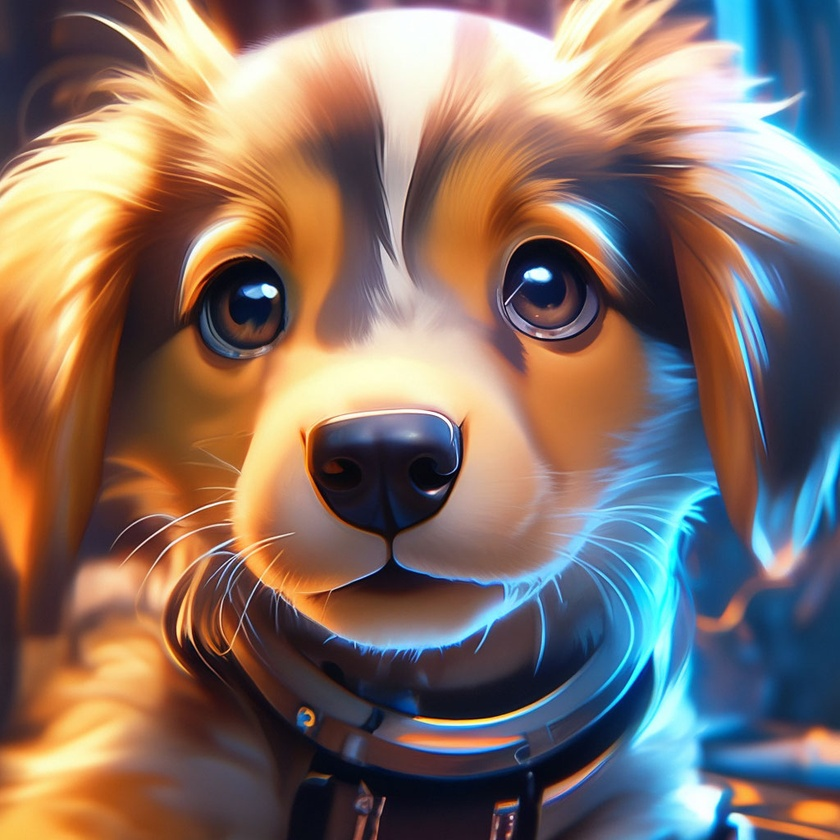
#> input picture data/raw/dog.jpeg, 840 x 840 px, shrunk from 1024 x 1024 before the run, found by its file name
$ python imgDev.py
#> lines starting #> are read from the running program, lines starting #| are printed output that depends on the picture
# %% Library setup
import matplotlib.pyplot as plt
from matplotlib.image import imread
import numpy as np
import os
import pywt

# %% Import image
A = imread(os.path.join("..", "demo-project", "data", "raw", "dog.jpeg"))
#> A is the input picture: shape (840, 840, 3); mean R, G, B 133.4, 113.7, 104
X = np.mean(A, -1)  # convert RGB to grayscale
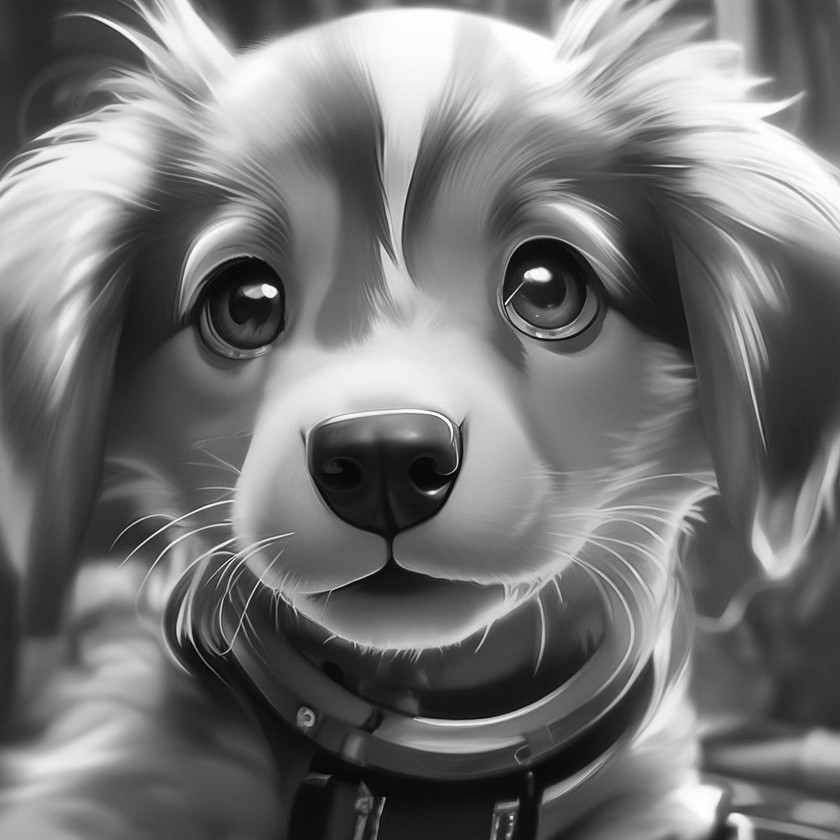
#> X: shape (840, 840) float64; min 2.33, max 255, mean 117
img = plt.imshow(X)

# %% SVD
""" U, S, VT = np.linalg.svd(X, full_matrices=False)  # Economy SVD
S = np.diag(S) """

# %% Approximate matrix with truncated SVD for various ranks r
""" for r in (5, 20, 100):
    Xapprox = U[:, :r] @ S[0:r, :r] @ VT[:r, :]
    img = plt.imshow(Xapprox)
    plt.show() """

# %% Plot singular values and cumulative sum
""" f1 = plt.figure()
ax1 = f1.add_subplot(211)
ax2 = f1.add_subplot(212)
ax1.semilogy(np.diag(S), color="green")
ax1.set_ylabel(r"Singular Value $\rightarrow$", color="green")
ax1.grid(True)
ax2.plot(np.cumsum(np.diag(S)) / np.sum(np.diag(S)), color="red")
ax2.set_ylabel(r"Cumulative sum $\rightarrow$", color="red")
ax2.set_xlabel(r"Singular values, r $\rightarrow$", color="black")
ax2.grid(True)
plt.show() """

# %% Wavelet decomposition for image compression
n = 4
w = "db1"
coeffs = pywt.wavedec2(X, wavelet=w, level=n)
#> coeffs = 5 items

coeff_arr, coeff_slices = pywt.coeffs_to_array(coeffs)
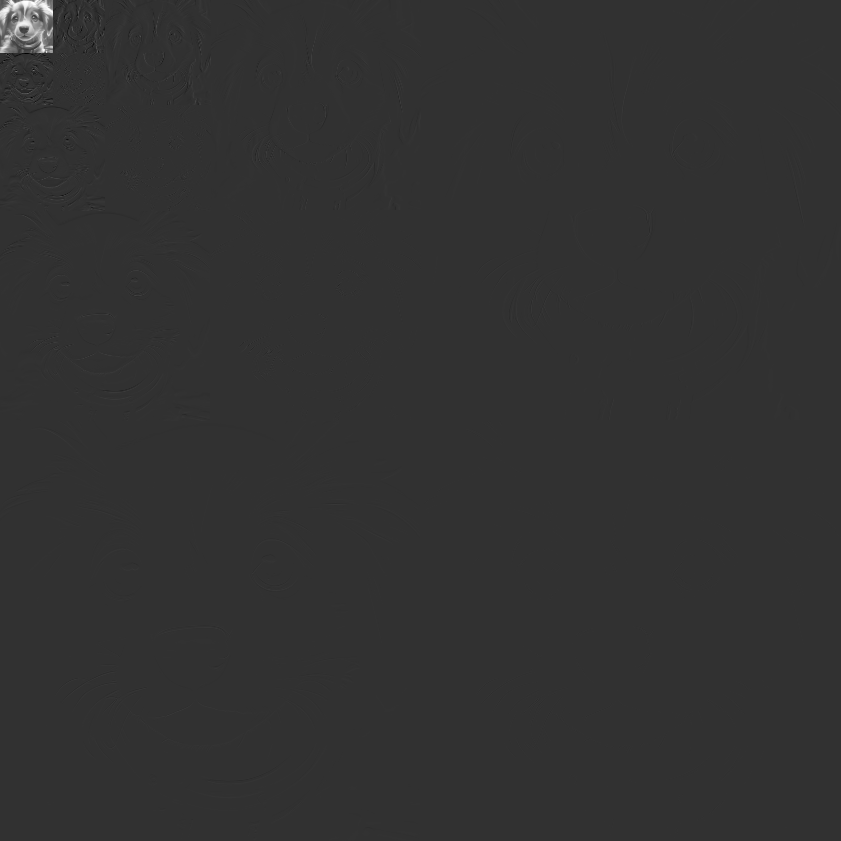
#> coeff_arr: shape (841, 841) float64; min -980.6, max 4058.6, mean 7.5; drawn with min black and max white
#> coeff_slices = 5 items

Csort = np.sort(np.abs(coeff_arr.reshape(-1)))

# Compressed image using various thresholds to keep 10%, 5%, 1%, and
# 0.5% of the largest wavelet coefficients.
fig, axes = plt.subplots(2, 2, figsize=(10, 10))
axes = axes.flatten()
i = 0

# Several versions of the compressed image for various compression ratios
# Even with an aggressive truncation, retaining only 0.5% of the DWT coefficients, the coarse
# features of the image are retained
for keep in (0.1, 0.05, 0.01, 0.005):
    ax = axes[i]
    thresh = Csort[int(np.floor((1 - keep) * len(Csort)))]
    ind = np.abs(coeff_arr) > thresh
    Cfilt = coeff_arr * ind  # Threshold small indices
    coeffs_filt = pywt.array_to_coeffs(Cfilt, coeff_slices, output_format="wavedec2")
    # Plot reconstruction
    Arecon = pywt.waverec2(coeffs_filt, wavelet=w)
    ax.imshow(Arecon.astype("uint8"), cmap="gray")
    ax.set_title(f"Keep {keep * 100}%")
    i += 1
#> this loop made 4 passes
#> thresh on passes 1 to 4: 10.58, 22.67, 103.6, 244.6
#> pass 1, `ind = np.abs(coeff_arr) > thresh`:
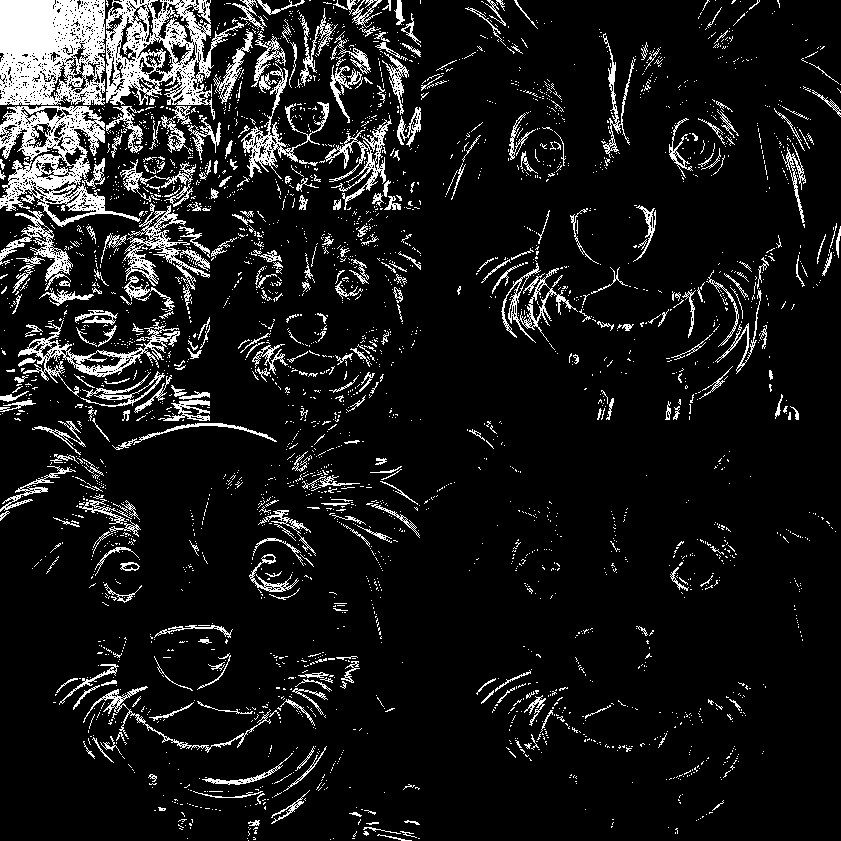
#> ind: shape (841, 841) bool; 10% white in thin lines or dots
#> pass 2, `ind = np.abs(coeff_arr) > thresh`:
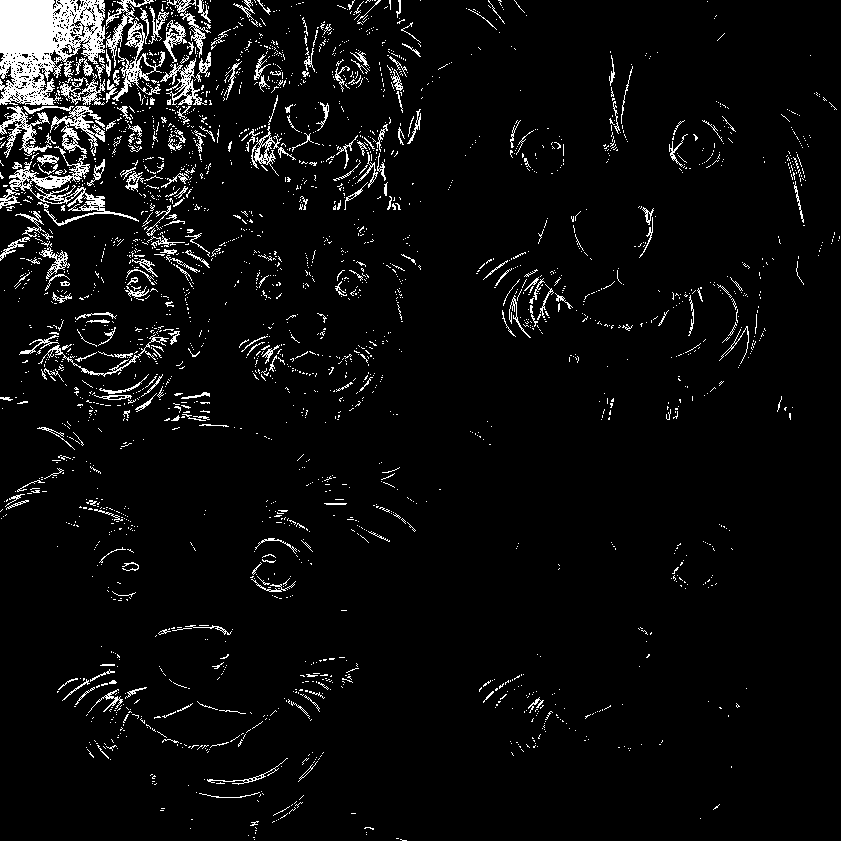
#> ind: shape (841, 841) bool; 5% white in thin lines or dots
#> after the loop:
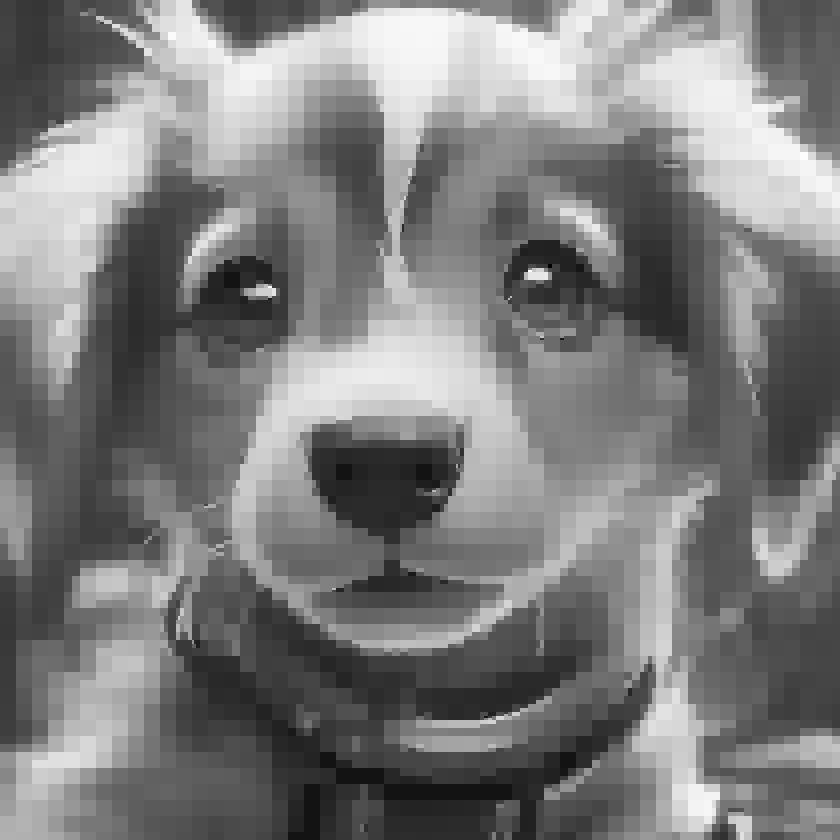
#> Arecon: shape (840, 840) float64; min -21.55, max 260.9, mean 116.9; drawn with min black and max white
#> after the loop, i = 4
plt.show()
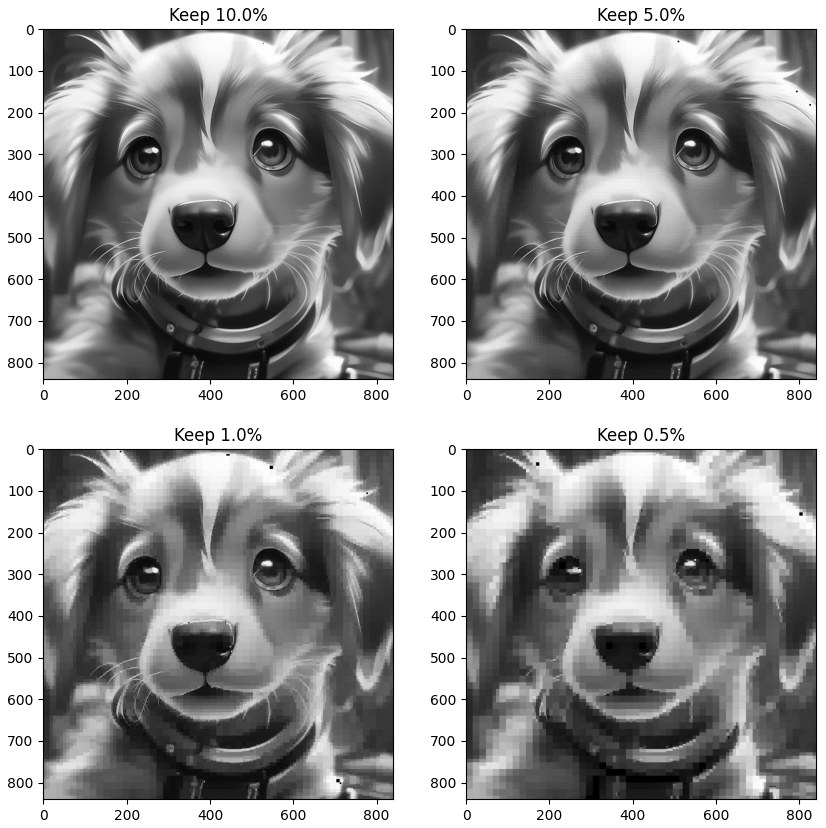
#> figure drawn by matplotlib, 4 panels

# %%
